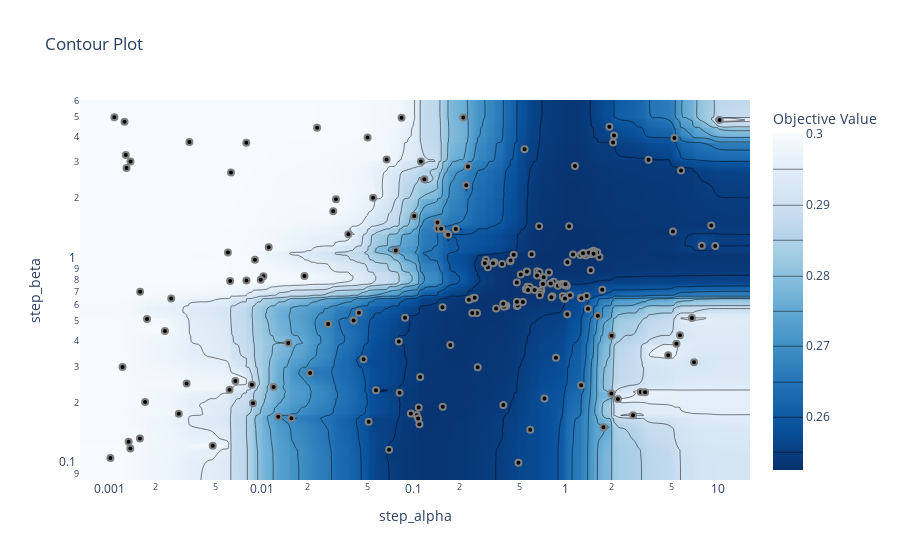
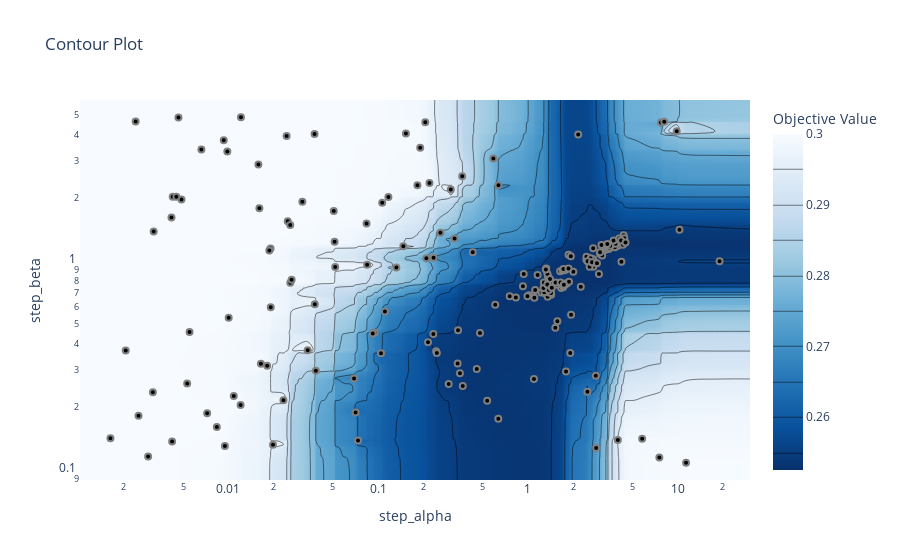
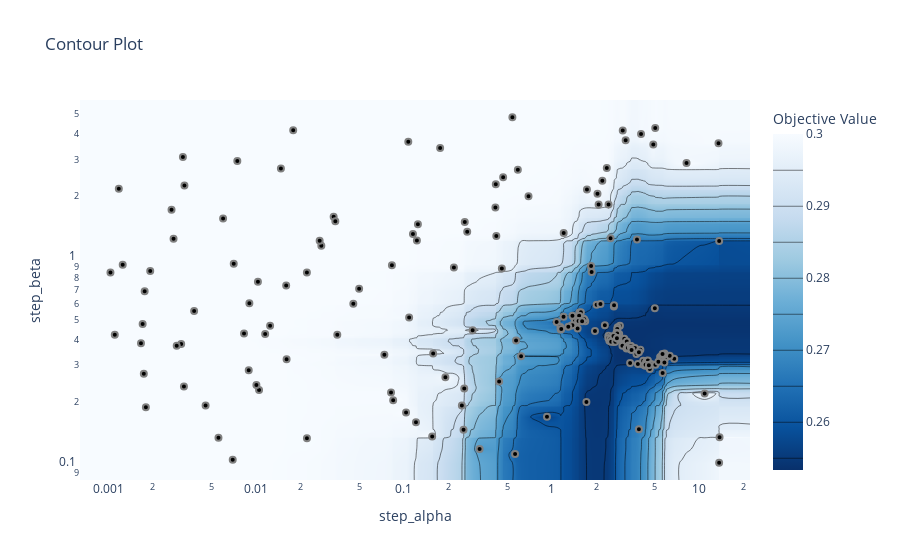

Source (notebook cell) for these figures, in order:
### Markdown cell above
Опишите свои наблюдения.

### Code cell
best_params_per_batch = {}
for batch_size, study in studies.items():
    print(f"Contour plot for batch size: {batch_size}")

    fig = optuna.visualization.plot_contour(
        study,
        params=['step_alpha', 'step_beta'],
        target=lambda t: min(t.value, 0.3)
    )

    best_trial = study.best_trial
    best_params = best_trial.params
    best_step_alpha = best_params['step_alpha']
    best_step_beta = best_params['step_beta']
    best_params_per_batch[batch_size] = (best_step_alpha, best_step_beta)
    # Print best parameters
    print(f"Batch Size: {batch_size}")
    print(f"Best step_alpha: {best_step_alpha}")
    print(f"Best step_beta: {best_step_beta}\n")

    fig.show()

### Figure 1 — Plotly figure (JSON) as saved in the notebook; plotly's stock layout.template omitted (floating-point values rounded to 4 significant figures; data arrays with more than 128 entries replaced by an {"elided": "..."} marker saying what was removed)
{"data": [{"colorbar": {"title": {"text": "Objective Value"}}, "colorscale": [[0, "rgb(247,251,255)"], [0.125, "rgb(222,235,247)"], [0.25, "rgb(198,219,239)"], [0.375, "rgb(158,202,225)"], [0.5, "rgb(107,174,214)"], [0.625, "rgb(66,146,198)"], [0.75, "rgb(33,113,181)"], [0.875, "rgb(8,81,156)"], [1, "rgb(8,48,107)"]], "connectgaps": true, "contours": {"coloring": "heatmap"}, "hoverinfo": "none", "line": {"smoothing": 1.3}, "reversescale": true, "type": "contour", "x": {"elided": "196 float values"}, "y": {"elided": "196 float values"}, "z": {"elided": "196x196 float values"}}, {"marker": {"color": "black", "line": {"color": "Grey", "width": 2}}, "mode": "markers", "showlegend": false, "type": "scatter", "x": {"elided": "194 float values"}, "y": {"elided": "194 float values"}}], "layout": {"title": {"text": "Contour Plot"}, "xaxis": {"range": [-3.194, 1.214], "title": {"text": "step_alpha"}, "type": "log"}, "yaxis": {"range": [-1.077, 0.7816], "title": {"text": "step_beta"}, "type": "log"}}}

### Figure 2 — Plotly figure (JSON) as saved in the notebook; plotly's stock layout.template omitted (floating-point values rounded to 4 significant figures; data arrays with more than 128 entries replaced by an {"elided": "..."} marker saying what was removed)
{"data": [{"colorbar": {"title": {"text": "Objective Value"}}, "colorscale": [[0, "rgb(247,251,255)"], [0.125, "rgb(222,235,247)"], [0.25, "rgb(198,219,239)"], [0.375, "rgb(158,202,225)"], [0.5, "rgb(107,174,214)"], [0.625, "rgb(66,146,198)"], [0.75, "rgb(33,113,181)"], [0.875, "rgb(8,81,156)"], [1, "rgb(8,48,107)"]], "connectgaps": true, "contours": {"coloring": "heatmap"}, "hoverinfo": "none", "line": {"smoothing": 1.3}, "reversescale": true, "type": "contour", "x": {"elided": "200 float values"}, "y": {"elided": "200 float values"}, "z": {"elided": "200x200 float values"}}, {"marker": {"color": "black", "line": {"color": "Grey", "width": 2}}, "mode": "markers", "showlegend": false, "type": "scatter", "x": {"elided": "198 float values"}, "y": {"elided": "198 float values"}}], "layout": {"title": {"text": "Contour Plot"}, "xaxis": {"range": [-2.989, 1.481], "title": {"text": "step_alpha"}, "type": "log"}, "yaxis": {"range": [-1.051, 0.7708], "title": {"text": "step_beta"}, "type": "log"}}}

### Figure 3 — Plotly figure (JSON) as saved in the notebook; plotly's stock layout.template omitted (floating-point values rounded to 4 significant figures; data arrays with more than 128 entries replaced by an {"elided": "..."} marker saying what was removed)
{"data": [{"colorbar": {"title": {"text": "Objective Value"}}, "colorscale": [[0, "rgb(247,251,255)"], [0.125, "rgb(222,235,247)"], [0.25, "rgb(198,219,239)"], [0.375, "rgb(158,202,225)"], [0.5, "rgb(107,174,214)"], [0.625, "rgb(66,146,198)"], [0.75, "rgb(33,113,181)"], [0.875, "rgb(8,81,156)"], [1, "rgb(8,48,107)"]], "connectgaps": true, "contours": {"coloring": "heatmap"}, "hoverinfo": "none", "line": {"smoothing": 1.3}, "reversescale": true, "type": "contour", "x": {"elided": "202 float values"}, "y": {"elided": "202 float values"}, "z": {"elided": "202x202 float values"}}, {"marker": {"color": "black", "line": {"color": "Grey", "width": 2}}, "mode": "markers", "showlegend": false, "type": "scatter", "x": {"elided": "200 float values"}, "y": {"elided": "200 float values"}}], "layout": {"title": {"text": "Contour Plot"}, "xaxis": {"range": [-3.19, 1.342], "title": {"text": "step_alpha"}, "type": "log"}, "yaxis": {"range": [-1.081, 0.7682], "title": {"text": "step_beta"}, "type": "log"}}}
